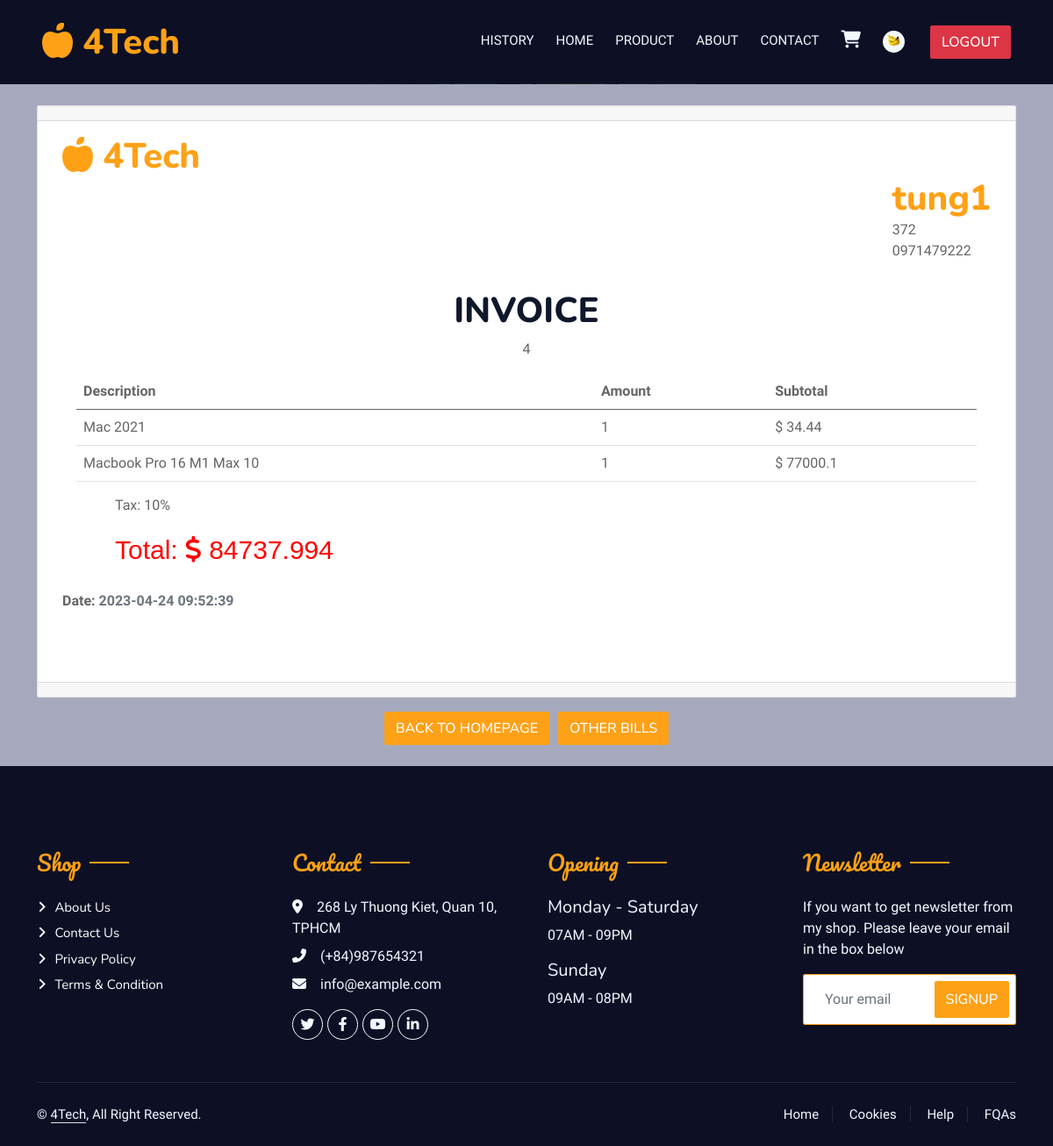
The app's page /history/bill.php?id=4 (signed in) with its own data.
### tables this page shows
CREATE TABLE `customer` (
  `id` int(11) NOT NULL,
  `username` varchar(50) NOT NULL,
  `password` text NOT NULL,
  `name` varchar(100) DEFAULT NULL,
  `phone` varchar(100) DEFAULT NULL,
  `address` varchar(256) DEFAULT NULL,
  `birthday` date DEFAULT NULL,
  `active` int(11) DEFAULT NULL,
  `image` text DEFAULT NULL,
  `status` varchar(10) DEFAULT NULL
);

CREATE TABLE `bill` (
  `id` int(11) NOT NULL,
  `customerID` int(11) NOT NULL,
  `date` text NOT NULL,
  `totalcost` int(11) NOT NULL,
  `Pay_method` char(10) DEFAULT NULL,
  `CHECKED` bit(1) NOT NULL
);

CREATE TABLE `products` (
  `id` int(11) NOT NULL,
  `name` varchar(255) NOT NULL,
  `price` varchar(255) NOT NULL,
  `type` varchar(255) NOT NULL,
  `image` varchar(255) NOT NULL,
  `image1` varchar(255) NOT NULL,
  `image2` varchar(255) NOT NULL,
  `image3` varchar(255) NOT NULL,
  `amount` int(11) DEFAULT NULL,
  `rating` int(11) NOT NULL,
  `chip` varchar(255) NOT NULL,
  `ram` varchar(255) NOT NULL,
  `screen` varchar(255) NOT NULL,
  `battery` varchar(255) NOT NULL,
  `outstanding` varchar(255) NOT NULL,
  `guarantee` varchar(255) NOT NULL
);

### history/bill.php (the view, shortened to what this page needs)
<?php
	if($_SESSION['role'] != 'customer'){
		echo 'This page is only for customer';
	}else{
		require_once('../config/config.php');
		$query = "select * from customer where id='".$_SESSION['id']."'";
		$res = $connection->query($query);
		$cusomer_info =  $res->fetch_assoc();
		$CUSTOMER_ID = $cusomer_info['id'];
		if(isset($_GET['id'])){
			$query = "select * from bill where id=".$_GET['id'];
			$res = $connection->query($query);
			$bill_detail = $res->fetch_assoc();
			$query = " select product_ID, amount from products_of_bill where bill_id=".$_GET['id'].' and customerID='.$CUSTOMER_ID;
			$res = $connection->query($query);
			$product_IDs = $res->fetch_all(MYSQLI_ASSOC);
			$products = array();
			foreach($product_IDs as $id){
				$query = "select * from products where id=".$id['product_ID'];
				$res = $connection->query($query);
				$product = $res->fetch_assoc();
				$product['quantity'] = $id['amount'];
				array_push($products, $product);
			}
		}else{
			header("Location: /history");
			exit;
		}
	}
?>
<!DOCTYPE html>
<html lang='en'>
	<head>
	</head>
	<body style="background-color: #a6a9be;">
		<?php include('../base/header.php'); ?>
			<div class="container-fluid">
					<div class="container mt-4 mb-4">
					<div class="card">
									<div class="card-header bg-black"></div>
									<div class="card-body">
										<div class="container">
										<div class="row">
											<div class="col-xl-12">
											<h1 class="text-primary m-0"><i class="fa-solid fa-apple-whole"></i> 4Tech</h1>
											</div>
										</div>
										<div class="row">
											<div class="col-xl-12">
											<ul class="list-unstyled text-primay float-end">
												<li><h1 class="text-primary m-0"><?php echo $cusomer_info['username']; ?></h1></li>
												<li><?php echo $cusomer_info['address']; ?></li>
												<li><?php echo $cusomer_info['phone']; ?></li>
											</ul>
											</div>
										</div>
										<div class="row text-center">
											<h3 class="text-uppercase text-center mt-3" style="font-size: 40px;">Invoice</h3>
											<p><?php echo $bill_detail['id']; ?></p>
										</div>
										<div class="row mx-3">
											<table class="table">
											<thead>
												<tr>
												<th scope="col">Description</th>
												<th scope="col">Amount</th>
												<th scope="col">Subtotal</th>
												</tr>
											</thead>
											<tbody>
												<?php
												$total = 0;
												foreach($products as $product){ ?>
													<tr>
														<td><?php echo $product['name']; ?></td>
														<td><?php echo $product['quantity']; ?></td>
														<td>$ <?php echo $product['price']*$product['quantity']; ?></td>
													</tr>
												<tr>
												<?php
												$total += $product['quantity']*$product['price'];
												} ?>
											</tbody>
											</table>
											</div>
										<div class="row">
											<div class="col-xl-8" style="margin-left:60px">
											<p>Tax: 10%</p>
											<p
												style="font-size: 30px; color: red; font-weight: 400;font-family: Arial, Helvetica, sans-serif;">
												Total:
												<span><i class="fas fa-dollar-sign"></i> <?php echo $total + 0.1*$total; ?></span></p>
											</div>
										</div>
										<div class="row mt-2 mb-5">
											<p class="fw-bold">Date: <span class="text-muted"><?php echo $bill_detail['date']; ?></span></p>
										</div>
										</div>
									</div>
									<div class="card-footer bg-black"></div>
									</div>
									<div class="row">
										<div class="col d-flex justify-content-center mt-3">
											<a class="btn btn-primary" href="/homepage/">Back to Homepage</a>
											<a href="/history" class="btn btn-primary" style="margin-left: 10px">Other bills</a>
										</div>
									</div>
					</div>
			</div>
	</body>
</html>

### base/header.php (shortened to what this page needs)
   <link rel="stylesheet" href="https://cdnjs.cloudflare.com/ajax/libs/font-awesome/6.4.0/css/all.min.css" type="text/css">
   <link href="https://cdn.jsdelivr.net/npm/bootstrap-icons@1.4.1/font/bootstrap-icons.css" rel="stylesheet" type="text/css">
   <link href="/utils/lib/animate/animate.min.css" rel="stylesheet" type="text/css">
   <link href="/utils/lib/owlcarousel/assets/owl.carousel.min.css" rel="stylesheet" type="text/css">
   <link href="/utils/lib/tempusdominus/css/tempusdominus-bootstrap-4.min.css" rel="stylesheet" type="text/css" />
   <link href="/utils/css/bootstrap.min.css" rel="stylesheet" type="text/css">
   <link href="/utils/css/style.css" rel="stylesheet">
<div class="container-fluid position-relative p-0"   style="background-color:#0d1025 ;">
           <nav class="navbar navbar-expand-lg navbar-dark px-4 px-lg-5 py-3 py-lg-0">
               <a href="/homepage/" class="navbar-brand p-0">
                   <h1 class="text-primary m-0"><i class="fa-solid fa-apple-whole"></i> 4Tech</h1>
               </a>
               <div class="collapse navbar-collapse" id="navbarCollapse">
                   <div class="navbar-nav ms-auto py-0 pe-4">
				<?php
					if(isset($_SESSION['username']) && $_SESSION['loggedin'] == true && $_SESSION['role']=='customer'){
					$link = mysqli_connect(DB_SERVER, DB_USERNAME, DB_PASSWORD, DB_NAME);
					$query = "select image from customer where username='".$_SESSION['username']."'";
					$image = $link->query($query)->fetch_assoc()['image'];
					echo "<a href='/history/' class='nav-item nav-link'>History</a>";
					}else{
					}?>
                       <a href="/homepage/" class="nav-item nav-link">Home</a>
                       <a href="/product-search/" class="nav-item nav-link">Product</a>
                       <a href="#about" class="nav-item nav-link">About</a>
                       <a href="#contact" class="nav-item nav-link">Contact</a>
				<?php if(isset($_SESSION['username']) && $_SESSION['loggedin'] == true && $_SESSION['role']=='customer'){
					echo '<a href="/cart/" class="nav-item nav-link"><i class="fa-solid fa-cart-shopping" style="font-size:20px"></i></a>';
                   	echo'<a href="/customer/" class="nav-item nav-link">';
					echo '<i><img src="'.$image.'" style="width:25px;height:25px;border-radius:20px;"></i>';
					echo '</a></div>';
					echo'<div class="d-flex justify-content-center"><a href="/login/logout.php" class="btn btn-danger" style="margin-left: 5px">Logout</a></div>';
				}else{
					echo'</div><div class="d-flex justify-content-center"><a href="/login/login.php" class="btn btn-primary">';
					echo "Login";
					echo '</a></div>';
				}
				?>
               </div>
           </nav>
       </div>

### utils/css/style.css (style rules this page uses)
:root { --primary: #FEA116; --light: #F1F8FF; --dark: #0F172B; }
.ff-secondary { font-family: 'Pacifico', cursive; }
.btn { font-family: 'Nunito', sans-serif; font-weight: 500; text-transform: uppercase; transition: .5s; }
.btn.btn-primary, .btn.btn-secondary { color: #FFFFFF; }
.navbar-dark .navbar-nav .nav-link { position: relative; margin-left: 25px; padding: 35px 0; font-size: 15px; color: var(--light) !important; text-transform: uppercase; font-weight: 500; outline: none; transition: .5s; }
@media (min-width: 992px) { .navbar-dark { position: absolute; width: 100%; top: 0; left: 0; z-index: 999; } }
.section-title { position: relative; display: inline-block; }
.section-title::before { position: absolute; content: ""; width: 45px; height: 2px; top: 50%; left: -55px; margin-top: -1px; background: var(--primary); }
.section-title::after { position: absolute; content: ""; width: 45px; height: 2px; top: 50%; right: -55px; margin-top: -1px; background: var(--primary); }
.section-title.text-start::before, .section-title.text-end::after { display: none; }
.footer .btn.btn-social { margin-right: 5px; width: 35px; height: 35px; display: flex; align-items: center; justify-content: center; color: var(--light); border: 1px solid #FFFFFF; border-radius: 35px; transition: .3s; }
.footer .btn.btn-link { display: block; margin-bottom: 5px; padding: 0; text-align: left; color: #FFFFFF; font-size: 15px; font-weight: normal; text-transform: capitalize; transition: .3s; }
.footer .btn.btn-link::before { position: relative; content: "\f105"; font-family: "Font Awesome 5 Free"; font-weight: 900; margin-right: 10px; }
.footer .copyright { padding: 25px 0; font-size: 15px; border-top: 1px solid rgba(256, 256, 256, .1); }
.footer .copyright a { color: var(--light); }
.footer .footer-menu a { margin-right: 15px; padding-right: 15px; border-right: 1px solid rgba(255, 255, 255, .1); }
.footer .footer-menu a:last-child { margin-right: 0; padding-right: 0; border-right: none; }
.navbar-dark { background-color:#0d1025; }

### records on screen
customer: image (picture), username "tung1", address "372", phone "0971479222"
bill: id "4", date "2023-04-24 09:52:39"
products: name "Mac 2021", id "1", $product['price']*$product['quantity'] "34.44"
products: name "Macbook Pro 16 M1 Max 10", quantity "1", $product['price']*$product['quantity'] "77000.1"

### other values on screen
$total + 0.1*$total "84737.994"
